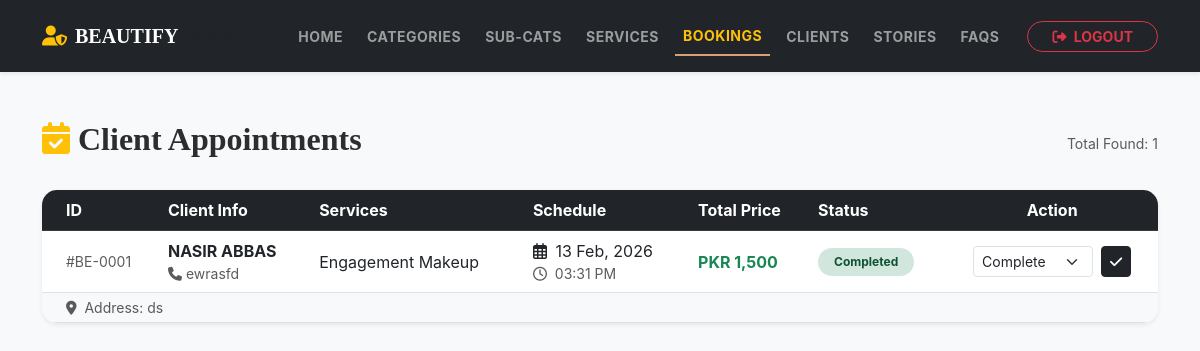
The app's page /admin/admin_view_appointments.php (signed in), older data.
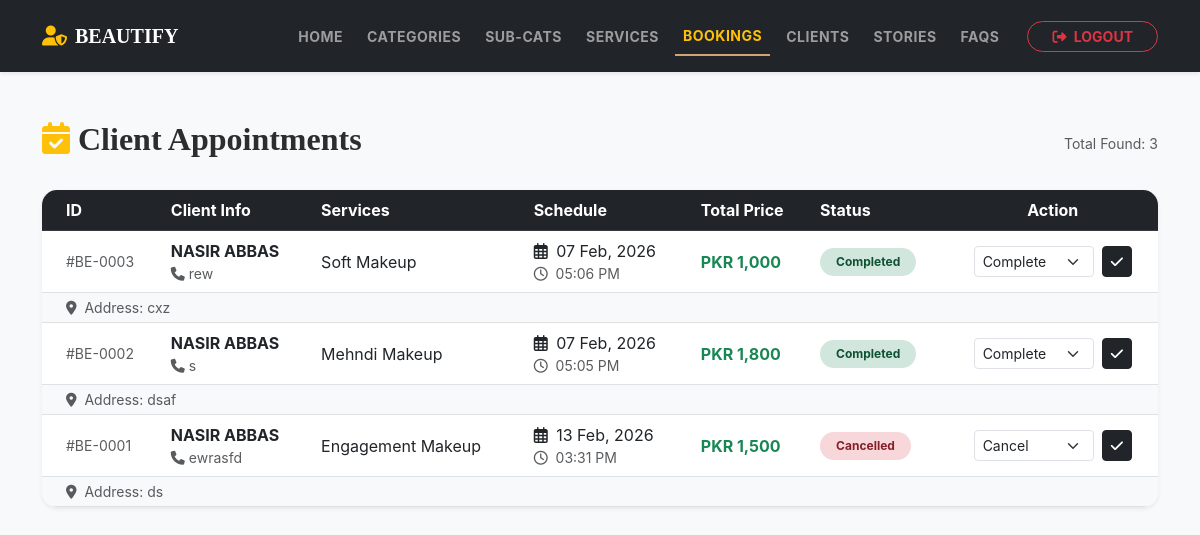
The same page, newer data.
### tables this page shows
CREATE TABLE `appointments` (
  `id` int(11) NOT NULL,
  `client_id` int(11) NOT NULL,
  `appointment_date` date NOT NULL,
  `appointment_time` time NOT NULL,
  `service_address` text NOT NULL,
  `contact_number` varchar(20) DEFAULT NULL,
  `status` enum('pending','confirmed','completed','cancelled') DEFAULT 'pending',
  `total_amount` decimal(10,2) DEFAULT NULL,
  `created_at` timestamp NOT NULL DEFAULT current_timestamp(),
  `updated_at` timestamp NOT NULL DEFAULT current_timestamp() ON UPDATE current_timestamp()
);

CREATE TABLE `users` (
  `id` int(11) NOT NULL,
  `full_name` varchar(100) NOT NULL,
  `username` varchar(50) NOT NULL,
  `email` varchar(100) NOT NULL,
  `password` varchar(255) NOT NULL,
  `dob` date DEFAULT NULL,
  `cnic` varchar(15) DEFAULT NULL,
  `contact_number` varchar(20) DEFAULT NULL,
  `address` text DEFAULT NULL,
  `is_active` tinyint(1) DEFAULT 1,
  `created_at` timestamp NOT NULL DEFAULT current_timestamp(),
  `updated_at` timestamp NOT NULL DEFAULT current_timestamp() ON UPDATE current_timestamp()
);

### admin/admin_view_appointments.php (the view, shortened to what this page needs)
<?php
include "config.php";
$query = "SELECT a.*, u.full_name, u.contact_number as user_phone,
          (SELECT GROUP_CONCAT(s.service_name SEPARATOR ', ')
           FROM appointment_services aps
           JOIN services s ON aps.service_id = s.id
           WHERE aps.appointment_id = a.id) as services_list
          FROM appointments a
          JOIN users u ON a.client_id = u.id
          ORDER BY a.created_at DESC";
$result = mysqli_query($conn, $query);
?>
<!DOCTYPE html>
<html lang="en">
<head>
    <link href="https://cdn.jsdelivr.net/npm/bootstrap@5.3.0/dist/css/bootstrap.min.css" rel="stylesheet">
    <link rel="stylesheet" href="https://cdnjs.cloudflare.com/ajax/libs/font-awesome/6.4.0/css/all.min.css">
    <link rel="stylesheet" href="../CSS/style.css">
</head>
<body class="bg-light">
    <?php include('navbar.php'); ?>
    <div class="container mb-5 mt-5">
        <div class="d-flex justify-content-between align-items-center mb-4">
            <h2 class="fw-bold"><i class="fas fa-calendar-check me-2 text-warning"></i>Client Appointments</h2>
            <div class="text-muted small">Total Found: <?php echo mysqli_num_rows($result); ?></div>
        </div>
        <div class="card table-card shadow-sm">
            <div class="card-body p-0">
                <table class="table table-hover align-middle mb-0">
                    <thead class="table-dark">
                        <tr>
                            <th class="ps-4">ID</th>
                            <th>Client Info</th>
                            <th>Services</th>
                            <th>Schedule</th>
                            <th>Total Price</th>
                            <th>Status</th>
                            <th class="text-center">Action</th>
                        </tr>
                    </thead>
                    <tbody>
                        <?php while($row = mysqli_fetch_assoc($result)): ?>
                        <tr>
                            <td class="ps-4 text-muted small">#BE-<?= str_pad($row['id'], 4, '0', STR_PAD_LEFT); ?></td>
                            <td>
                                <div class="fw-bold"><?= htmlspecialchars($row['full_name']); ?></div>
                                <div class="text-muted small"><i class="fas fa-phone me-1"></i><?= $row['contact_number']; ?></div>
                            </td>
                            <td>
                                <div class="text-truncate" style="max-width: 200px;" title="<?= $row['services_list']; ?>">
                                    <?= $row['services_list']; ?>
                                </div>
                            </td>
                            <td>
                                <div><i class="far fa-calendar-alt me-1"></i> <?= date('d M, Y', strtotime($row['appointment_date'])); ?></div>
                                <div class="text-muted small"><i class="far fa-clock me-1"></i> <?= date('h:i A', strtotime($row['appointment_time'])); ?></div>
                            </td>
                            <td class="fw-bold text-success">PKR <?= number_format($row['total_amount']); ?></td>
                            <td>
                                <span class="badge status-<?= $row['status']; ?> px-3 py-2 rounded-pill">
                                    <?= ucfirst($row['status']); ?>
                                </span>
                            </td>
                            <td class="text-center">
                                <form method="POST" class="d-flex gap-2 justify-content-center">
                                    <select name="status" class="form-select form-select-sm" style="width: 120px;">
                                        <option value="completed" <?= $row['status']=='completed'?'selected':''; ?>>Complete</option>
                                        <option value="cancelled" <?= $row['status']=='cancelled'?'selected':''; ?>>Cancel</option>
                                    </select>
                                    <button type="submit" name="update_status" class="btn btn-sm btn-dark">
                                        <i class="fas fa-check"></i>
                                    </button>
                                </form>
                            </td>
                        </tr>
                        <tr class="table-light">
                            <td colspan="7" class="ps-4 py-1 small text-muted">
                                <i class="fas fa-map-marker-alt me-1"></i> Address: <?= htmlspecialchars($row['service_address']); ?>
                            </td>
                        </tr>
                        <?php endwhile; ?>
                    </tbody>
                </table>
            </div>
        </div>
    </div>
</body>
</html>

### admin/navbar.php (shortened to what this page needs)
<?php
$current_page = basename($_SERVER['PHP_SELF']);
?>
<nav class="navbar navbar-expand-lg navbar-dark bg-dark shadow-sm py-3">
    <div class="container">
        <a class="navbar-brand fw-bold d-flex align-items-center" href="admin_dashboard.php">
            <i class="fas fa-user-shield me-2 text-warning"></i>
            BEAUTIFY <span class="ms-1 fw-light text-muted small">| Admin</span>
        </a>
        <div class="collapse navbar-collapse" id="adminNavbar">
            <ul class="navbar-nav ms-auto align-items-center text-uppercase small fw-bold">
                <li class="nav-item px-1">
                    <a class="nav-link <?= ($current_page == 'admin_dashboard.php') ? 'active text-warning' : '' ?>" href="admin_dashboard.php">
                        Home
                    </a>
                </li>
                <li class="nav-item px-1">
                    <a class="nav-link <?= ($current_page == 'view_categories.php') ? 'active text-warning' : '' ?>" href="view_categories.php">
                        Categories
                    </a>
                </li>
                <li class="nav-item px-1">
                    <a class="nav-link <?= ($current_page == 'view_subcategories.php') ? 'active text-warning' : '' ?>" href="view_subcategories.php">
                        Sub-Cats
                    </a>
                </li>
                <li class="nav-item px-1">
                    <a class="nav-link <?= ($current_page == 'view_services.php' || $current_page == 'add_service.php') ? 'active text-warning' : '' ?>" href="view_services.php">
                        Services
                    </a>
                </li>
                <li class="nav-item px-1">
                    <a class="nav-link <?= ($current_page == 'admin_view_appointments.php') ? 'active text-warning' : '' ?>" href="admin_view_appointments.php">
                        Bookings
                    </a>
                </li>
                <li class="nav-item px-1">
                    <a class="nav-link <?= ($current_page == 'view_users.php') ? 'active text-warning' : '' ?>" href="view_users.php">
                        Clients
                    </a>
                </li>
                <li class="nav-item px-1">
                    <a class="nav-link <?= ($current_page == 'view_stories.php') ? 'active text-warning' : '' ?>" href="view_stories.php">
                        Stories
                    </a>
                </li>
                <li class="nav-item px-1">
                    <a class="nav-link <?= ($current_page == 'view_faqs.php') ? 'active text-warning' : '' ?>" href="view_faqs.php">
                        FAQs
                    </a>
                </li>
                <li class="nav-item ms-lg-3">
                    <a class="btn btn-outline-danger btn-sm px-4 rounded-pill fw-bold" href="logout.php">
                        <i class="fas fa-sign-out-alt me-1"></i> Logout
                    </a>
                </li>
            </ul>
        </div>
    </div>
</nav>

### CSS/style.css (style rules this page uses)
:root { --primary-color: #d4a373; --accent-color: #faedcd; --text-dark: #2d2d2d; --bg-light: #fefae0; --transition: all 0.3s ease; }
body { font-family: 'Inter', sans-serif; background-color: #fafafa; color: var(--text-dark); }
h1, h2, .navbar-brand { font-family: 'Playfair Display', serif; }

### admin/admin_view_appointments.php (style rules this page uses)
.status-completed { background: #d1e7dd; color: #0f5132; }
.status-cancelled { background: #f8d7da; color: #842029; }
.table-card { border-radius: 15px; overflow: hidden; border: none; }

### admin/navbar.php (style rules this page uses)
.nav-link { letter-spacing: 0.5px; transition: color 0.2s ease; }
.navbar-dark .navbar-nav .nav-link.active { border-bottom: 2px solid #d4a373; }

Row changes from the older to the newer data that the page shows:
added appointments: id "0003", client.full_name "NASIR ABBAS", contact_number "rew", services_list "Soft Makeup", appointment_date "07 Feb, 2026", appointment_time "05:06 PM", total_amount "1,000", status "Completed", status "Complete", service_address "cxz"
added appointments: id "0002", client.full_name "NASIR ABBAS", contact_number "s", services_list "Mehndi Makeup", appointment_date "07 Feb, 2026", appointment_time "05:05 PM", total_amount "1,800", status "Completed", status "Complete", service_address "dsaf"
changed appointments "ewrasfd": status "Completed" → "Cancelled"; status "Complete" → "Cancel"
Text that changed along with them:
mysqli_num_rows($result): "1" → "3"
